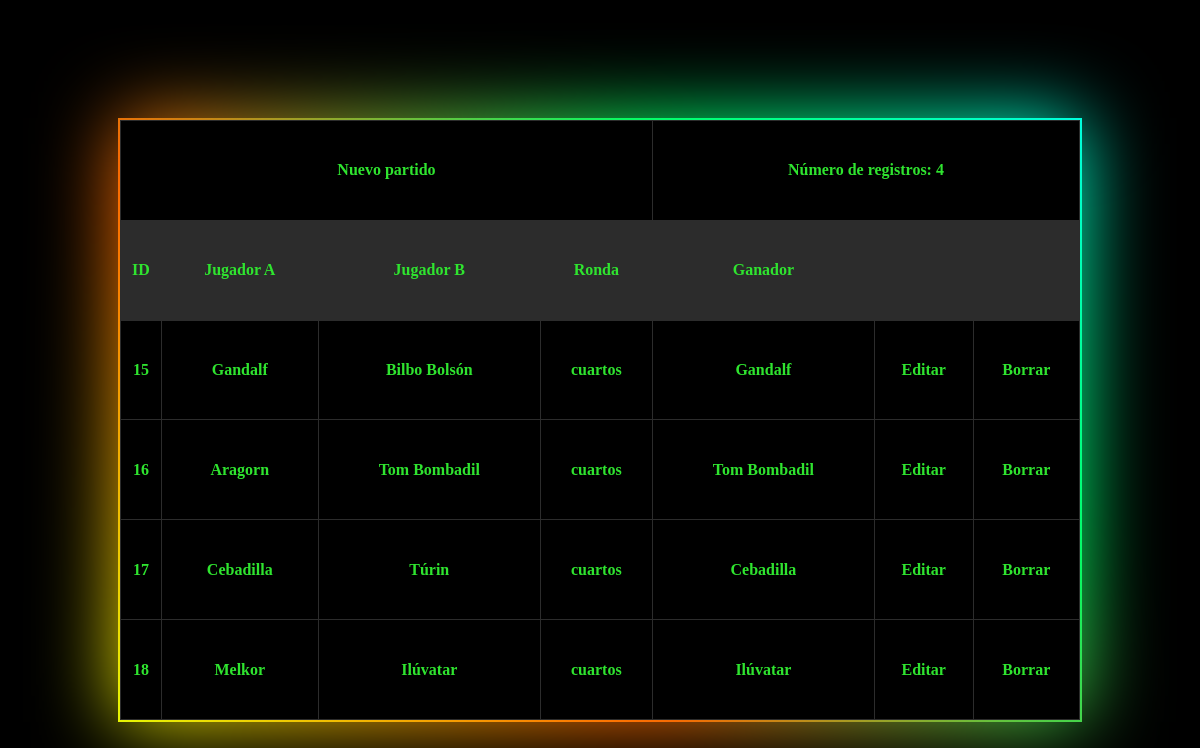
The page /U4/Ping_pong/vistas/gestionTorneosVista.php?modo=edicion&id=3 on the database as committed earlier.
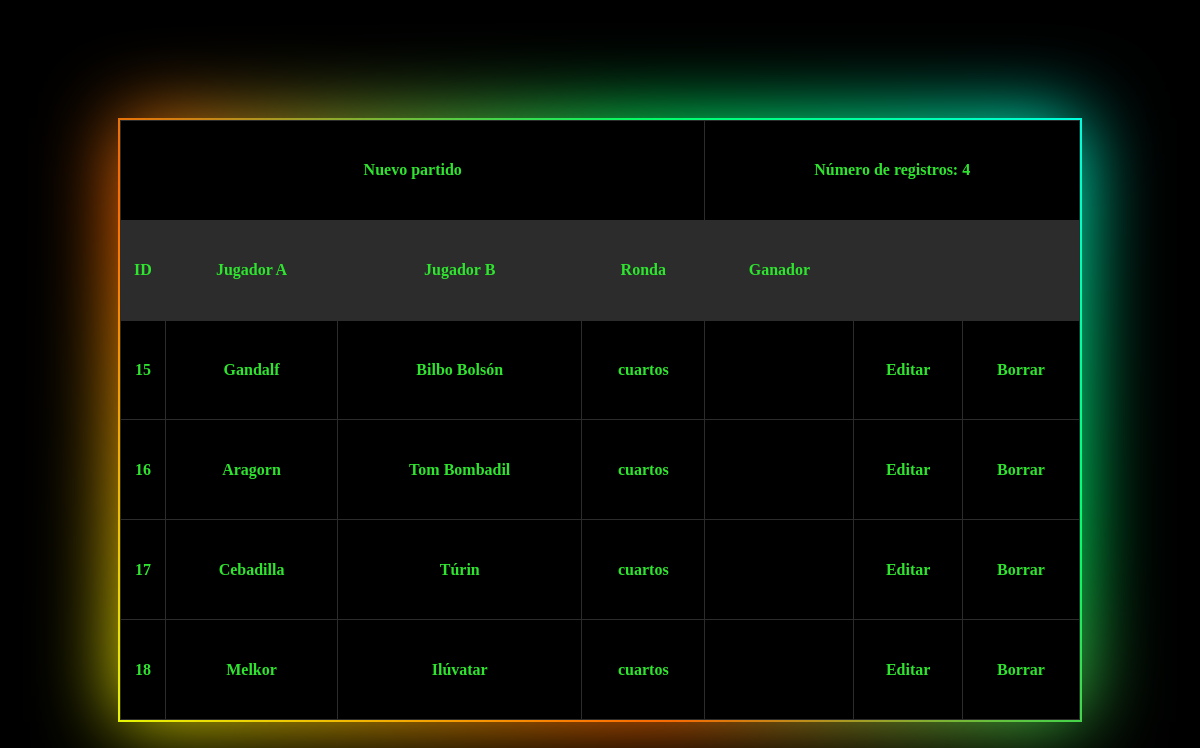
The same page on the database as committed later.
### tables this page shows
CREATE TABLE T_Partido (
    id_partido INT PRIMARY KEY AUTO_INCREMENT,
    id_torneo INT,
    tipo_partido ENUM('cuartos', 'semifinal', 'final'),
    jugador_a varchar(50),
    jugador_b varchar(50),
    ganador varchar(50),
    FOREIGN KEY (id_torneo) REFERENCES T_Torneo (id_torneo)
);

### U4/Ping_pong/accesoDatos/gestionTorneosVistaAccesoDatos.php (called while the page is built, shortened)
<?php
class partidoAccesoDatos {
    function obtener() {
        $conexion = mysqli_connect('localhost','root','12345');
        if (isset($_GET['id'])) {
            $idTorneo = $_GET['id'];
            mysqli_select_db($conexion, 'torneos_pingPong');
        $consulta = mysqli_prepare($conexion, "SELECT
                                                    id_torneo,
                                                    id_partido,
                                                    jugador_a,
                                                    jugador_b,
                                                    tipo_partido,
                                                    ganador
                                                FROM
                                                    T_Partido
                                                WHERE
                                                    id_torneo = $idTorneo;");
        $consulta->execute();
        $result = $consulta->get_result();
        $partidos = array();
        while ($myrow = $result->fetch_assoc()) {
            array_push($partidos, $myrow);
        }
        return $partidos;
        }
    }
}
?>

### U4/Ping_pong/negocio/gestionTorneosVistaReglasNegocio.php (called while the page is built, shortened)
<?php
require("../accesoDatos/gestionTorneosVistaAccesoDatos.php");
class gestionTorneosVistaReglasNegocio {
    private $ID;
    private $JUGADOR_A;
    private $JUGADOR_B;
    private $RONDA;
    private $GANADOR;
    function init($idTorneo, $id, $jugadorA, $jugadorB, $ronda, $ganador) {
        $this->ID = $id;
        $this->JUGADOR_A = $jugadorA;
        $this->JUGADOR_B = $jugadorB;
        $this->RONDA = $ronda;
        $this->GANADOR = $ganador;
    }
    function getID() {
        return $this->ID;
    }
    function getJUGADOR_A() {
        return $this->JUGADOR_A;
    }
    function getJUGADOR_B() {
        return $this->JUGADOR_B;
    }
    function getRONDA(){
        return $this->RONDA;
    }
    function getGANADOR(){
        return $this->GANADOR;
    }
    function obtener() {
        $partidosDAL = new partidoAccesoDatos();
        $resultadosPartido = $partidosDAL->obtener();
        $listaPartidos = array();
        foreach($resultadosPartido as $partidos){
            $oGestionTorneosReglasNegocio = new gestionTorneosVistaReglasNegocio();
            $oGestionTorneosReglasNegocio->init($partidos['id_torneo'], $partidos['id_partido'], $partidos['jugador_a'], $partidos['jugador_b'], $partidos['tipo_partido'], $partidos['ganador']);
            array_push($listaPartidos, $oGestionTorneosReglasNegocio);
        }
        return $listaPartidos;
    }
}
?>

### U4/Ping_pong/vistas/gestionTorneosVista.php (the view, shortened to what this page needs)
<!DOCTYPE html>
<html lang='en'>
<head>
    <link rel='stylesheet' href='../css/gestionTorneosVista.css'>
</head>
<body>
<?php
    require('../negocio/gestionTorneosVistaReglasNegocio.php');
    $partidosBL = new gestionTorneosVistaReglasNegocio();
    $tipoPagina = $_GET['modo'];
    if ($tipoPagina == 'edicion') {
        $datosPartidos = $partidosBL->obtener();
        echo ("<div class='bloque brillo'>
                <table>
                    <tr class='nuevo'>
                        <th colspan='4'>
                            <a href=''>Nuevo partido</a>
                        </th>
                        <th colspan='3'>Número de registros: ".count($datosPartidos)."</th>
                    </tr>
                    <tr class='identificador'>
                        <th>ID</th>
                        <th>Jugador A</th>
                        <th>Jugador B</th>
                        <th>Ronda</th>
                        <th>Ganador</th>
                        <th></th>
                        <th></th>
                    </tr>");
                    foreach ($datosPartidos as $partidos){
                        echo "<tr>";
                        echo "<th>".$partidos->getID()."</th>";
                        echo "<th>".$partidos->getJUGADOR_A()."</th>";
                        echo "<th>".$partidos->getJUGADOR_B()."</th>";
                        echo "<th>".$partidos->getRONDA()."</th>";
                        echo "<th>".$partidos->getGANADOR()."</th>";
                        echo "<th>Editar</th>";
                        echo "<th>Borrar</th>";
                        echo "</tr>";
                    }
                echo "</table>
                    </div>";
    }
?>
</body>
</html>

Rows that differ between the two databases and show on the page:
changed t_partido "Gandalf": ganador "Gandalf" → (not shown)
changed t_partido "Aragorn": ganador "Tom Bombadil" → (not shown)
changed t_partido "Cebadilla": ganador "Cebadilla" → (not shown)
changed t_partido "Melkor": ganador "Ilúvatar" → (not shown)
